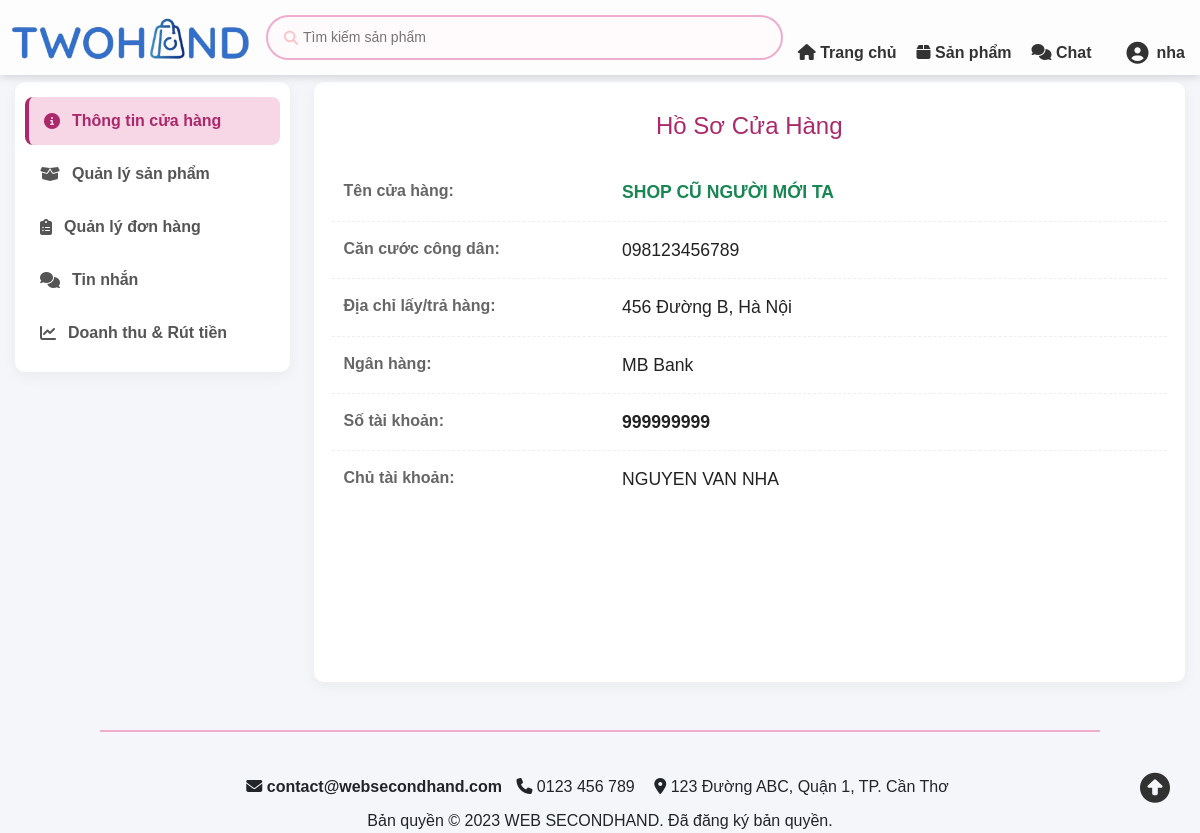
The page /seller/controllers/sellerThongTinController.php (signed in) on the database as committed earlier.
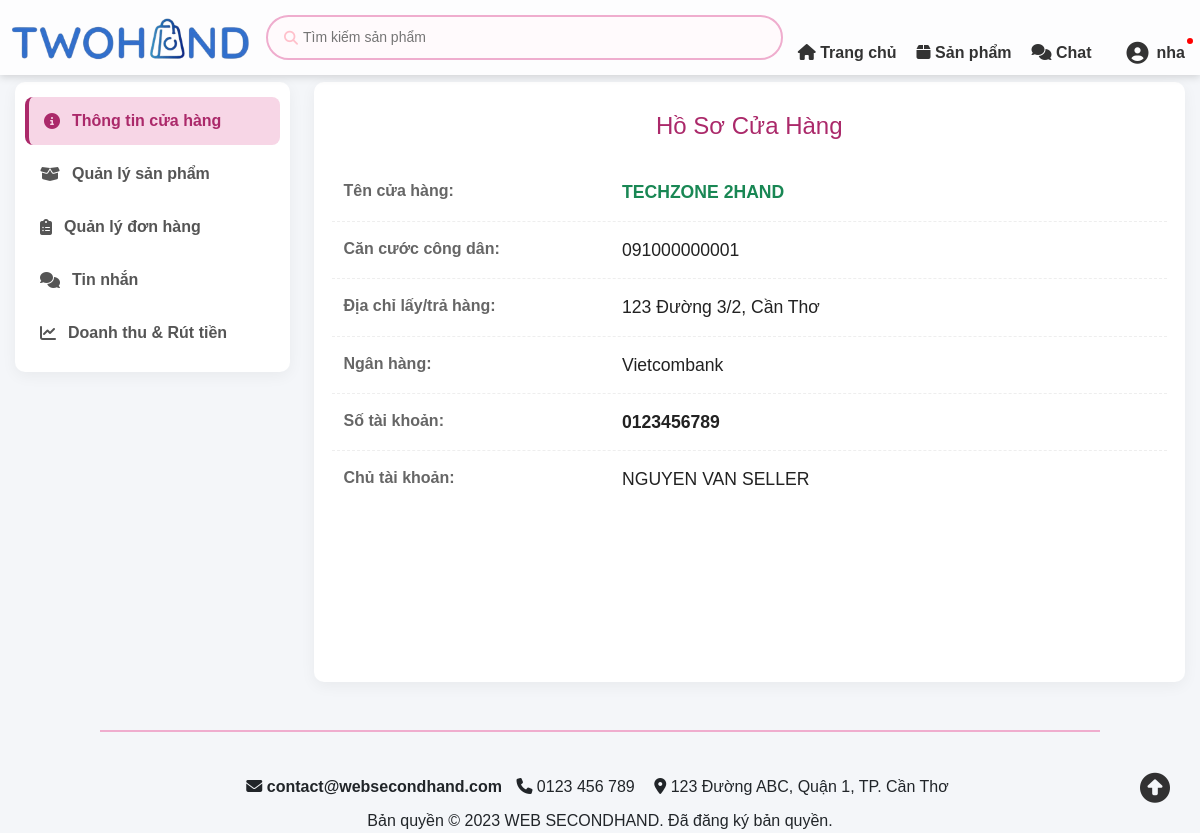
The same page on the database as committed later.
### tables this page shows
CREATE TABLE HoSoNguoiBan (
    IdHoSo INT AUTO_INCREMENT PRIMARY KEY,
    IdTaiKhoan INT(10) NOT NULL UNIQUE,
    TenCuaHang VARCHAR(100), 
    DiaChiKhoHang VARCHAR(255),
    SoCCCD VARCHAR(20),
    TenNganHang VARCHAR(50),
    SoTaiKhoanNganHang VARCHAR(30),
    TenChuTaiKhoan VARCHAR(100),
    NgayDuyet DATETIME, 
    SoDu DECIMAL(15,2) DEFAULT 0,
    FOREIGN KEY (IdTaiKhoan) REFERENCES TaiKhoan(IdTaiKhoan) ON DELETE CASCADE
);

### seller/controllers/sellerThongTinController.php (called while the page is built, shortened)
<?php
require_once '../../includes/ketnoi.php';
require_once '../views/sellerThongTinCuaHang.php';
?>

### models/thongBaoModel.php (called while the page is built, shortened)
<?php
class ThongBaoModel
{
    private $conn;
    public function __construct($conn)
    {
        $this->conn = $conn;
    }
    public function demThongBaoChuaDoc($idTaiKhoan)
    {
        $sql = "SELECT COUNT(*) as SoLuong FROM ThongBaoNguoiDung WHERE IdNhan = ? AND DaXem = 0";
        $stmt = $this->conn->prepare($sql);
        $stmt->bind_param("i", $idTaiKhoan);
        $stmt->execute();
        return $stmt->get_result()->fetch_assoc()['SoLuong'];
    }
}

### seller/views/sellerThongTinCuaHang.php (the view, shortened to what the changed rows need)
<?php
require_once '../../includes/ketnoi.php';
$idUser = $_SESSION['IdTaiKhoan'];
$sql = "SELECT TenCuaHang, SoCCCD, DiaChiKhoHang, TenNganHang, SoTaiKhoanNganHang, TenChuTaiKhoan
        FROM HoSoNguoiBan
        WHERE IdTaiKhoan = $idUser";
$result = $conn->query($sql);
if ($result && $result->num_rows > 0) {
    $thongTin = $result->fetch_assoc();
} else {
    $thongTin = null;
}
?>
<!DOCTYPE html>
<html lang="vi">
<head>
    <link href="https://cdn.jsdelivr.net/npm/bootstrap@5.3.2/dist/css/bootstrap.min.css" rel="stylesheet">
    <link rel="stylesheet" href="https://cdnjs.cloudflare.com/ajax/libs/font-awesome/6.4.0/css/all.min.css">
    <link href="../../assets/css/header.css" rel="stylesheet">
    <link href="../../assets/css/color.css" rel="stylesheet">
</head>
<body>
    <?php include '../../includes/header.php'; ?>
    <div class="seller-wrapper mt-4 mb-5">
        <div class="row">
            <div class="col-md-9">
                <div class="seller-content-box">
                    <?php if (isset($thongTin) && $thongTin): ?>
                        <div class="row info-row">
                            <div class="col-sm-4 info-label">Tên cửa hàng:</div>
                            <div class="col-sm-8 info-value text-uppercase fw-bold text-success"><?= htmlspecialchars($thongTin['TenCuaHang']) ?></div>
                        </div>
                        <div class="row info-row">
                            <div class="col-sm-4 info-label">Căn cước công dân:</div>
                            <div class="col-sm-8 info-value"><?= htmlspecialchars($thongTin['SoCCCD']) ?></div>
                        </div>
                        <div class="row info-row">
                            <div class="col-sm-4 info-label">Địa chỉ lấy/trả hàng:</div>
                            <div class="col-sm-8 info-value"><?= htmlspecialchars($thongTin['DiaChiKhoHang']) ?></div>
                        </div>
                        <div class="row info-row">
                            <div class="col-sm-4 info-label">Ngân hàng:</div>
                            <div class="col-sm-8 info-value"><?= htmlspecialchars($thongTin['TenNganHang']) ?></div>
                        </div>
                        <div class="row info-row">
                            <div class="col-sm-4 info-label">Số tài khoản:</div>
                            <div class="col-sm-8 info-value fw-bold"><?= htmlspecialchars($thongTin['SoTaiKhoanNganHang']) ?></div>
                        </div>
                        <div class="row info-row">
                            <div class="col-sm-4 info-label">Chủ tài khoản:</div>
                            <div class="col-sm-8 info-value text-uppercase"><?= htmlspecialchars($thongTin['TenChuTaiKhoan']) ?></div>
                        </div>
                    <?php else: ?>
                        <div class="alert alert-warning">Không tìm thấy thông tin cửa hàng. Vui lòng thử lại.</div>
                    <?php endif; ?>
                </div>
            </div>
        </div>
    </div>
    <?php include '../../includes/footer.php'; ?>
</body>
</html>

### includes/header.php (shortened to what the changed rows need)
<?php
$baseURL = '/DoAn2';
$soThongBaoMoi = 0;
if (isset($_SESSION['IdTaiKhoan'])) {
    require_once __DIR__ . '/../models/thongBaoModel.php';
    global $conn;
    if ($conn) {
        $modelTB_Header = new ThongBaoModel($conn);
        $soThongBaoMoi = $modelTB_Header->demThongBaoChuaDoc($_SESSION['IdTaiKhoan']);
    }
}
?>
<div class="dau-trang">
    <div class="header-container">
        <div class="header-right" style="display: flex; align-items: center; gap: 20px;">
            <?php if (isset($_SESSION['IdTaiKhoan'])): ?>
                <div class="account-dropdown">
                    <a href="<?= $baseURL ?>/controllers/thongTinTaiKhoanController.php" class="account-btn">
                        <i class="fa-solid fa-user-circle" style="font-size: 22px;"></i>
                        <span><?php echo isset($_SESSION['TenTK']) ? htmlspecialchars($_SESSION['TenTK']) : 'Tài khoản'; ?></span>
                        <?php if ($soThongBaoMoi > 0): ?>
                            <span class="dot-badge"></span>
                        <?php endif; ?>
                    </a>
                </div>
            <?php else: ?>
                <a href="<?= $baseURL ?>/controllers/dangNhapController.php" style="text-decoration: none; color: var(--bs-pink-600); font-weight: bold; font-size: 16px;">
                    <i class="fa-solid fa-user"></i> Đăng nhập
                </a>
            <?php endif; ?>
        </div>
    </div>
</div>

Rows that differ between the two databases and show on the page:
changed hosonguoiban: TenCuaHang "SHOP CŨ NGƯỜI MỚI TA" → "TECHZONE 2HAND"; SoCCCD "098123456789" → "091000000001"; DiaChiKhoHang "456 Đường B, Hà Nội" → "123 Đường 3/2, Cần Thơ"; TenNganHang "MB Bank" → "Vietcombank"; SoTaiKhoanNganHang "999999999" → "0123456789"; TenChuTaiKhoan "NGUYEN VAN NHA" → "NGUYEN VAN SELLER"
